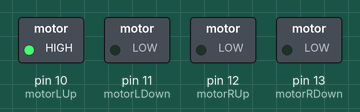
Simulated run of this sketch. Board: Arduino Uno, built with avr-gcc and run on an emulated ATmega328P. Shown: switched loads named in the sketch (green lamp = pin HIGH).

Above: at 0.1 s.
Timing chart, 0 to 1.6 s (numbered marks = the images above):
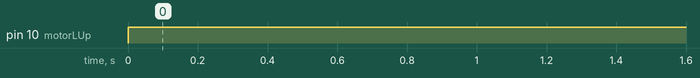

Measured:
- by itself, pin 10 (motorLUp): LOW → HIGH at 0.00 s

The sketch:

line-detectoin.ino
```cpp
const int motorLUp = 10;
const int motorLDown = 11;
const int motorRUp = 12;
const int motorRDown = 13;

void setup() {
  // put your setup code here, to run once:
  pinMode(motorLUp, OUTPUT);
  pinMode(motorLDown, OUTPUT);
  pinMode(motorRUp, OUTPUT);
  pinMode(motorRDown, OUTPUT);

  pinMode(LED_BUILTIN, OUTPUT);
}

void loop() {
  // put your main code here, to run repeatedly:
  // forward();
  // digitalWrite(LED_BUILTIN, HIGH);
  // delay(200);
  // digitalWrite(LED_BUILTIN, LOW);
  // delay(200);
  digitalWrite(motorLUp, HIGH);
}

void forward() {
  // digitalWrite(motorLUp, HIGH);
  // digitalWrite(motorLDown, LOW);
  // digitalWrite(motorRUp, HIGH);
  // digitalWrite(motorRDown, LOW);
}
```
